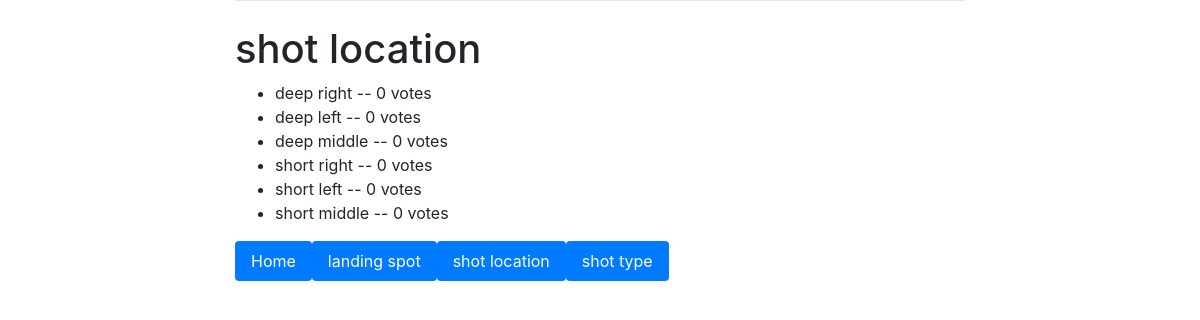
/tracker/2/results/, run on an earlier commit of the app's database.
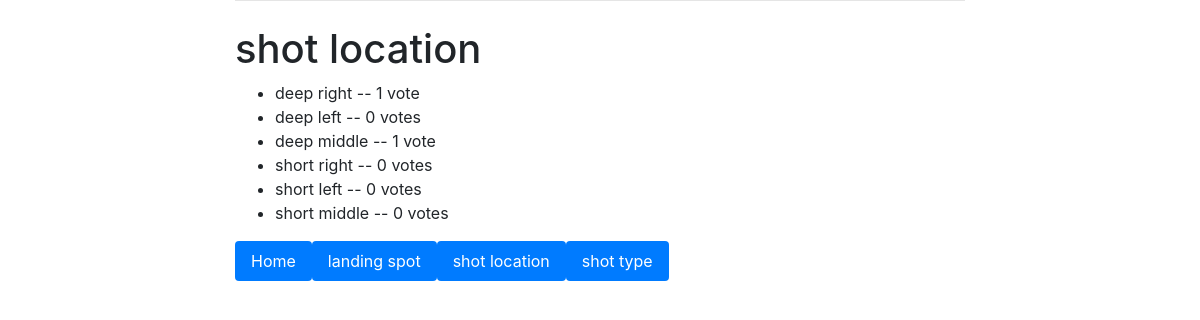
And on a later commit of the database.
### tracker/models.py (models this page shows, shortened)
class Choice(models.Model):
    question = models.ForeignKey(Question, on_delete=models.CASCADE)
    choice_text = models.CharField(max_length=200)
    votes = models.IntegerField(default=0)

### tracker/views.py (the view)
# urls.py: path('<int:pk>/results/', views.ResultsView.as_view(), name='results'),
class ResultsView(generic.DetailView):
    model = Question
    template_name = 'tracker/results.html'

### tracker/templates/tracker/results.html
{% extends 'base.html' %}
{% block content %}
<h1>{{ question.question_text }}</h1>
<ul>
{% for choice in question.choice_set.all %}
    <li>{{ choice.choice_text }} -- {{ choice.votes }} vote{{ choice.votes|pluralize }}</li>
{% endfor %}
</ul>
<ul class="nav nav-pills">
    <li class="nav-item">
    <a class="nav-link active" href="http://127.0.0.1:8000/tracker/">Home</a>
  </li>
  <li class="nav-item">
    <a class="nav-link active" href="http://127.0.0.1:8000/tracker/3/">landing spot</a>
  </li>
  <li class="nav-item">
    <a class="nav-link active" href="http://127.0.0.1:8000/tracker/2/">shot location</a>
  </li>
  <li class="nav-item">
    <a class="nav-link active" href="http://127.0.0.1:8000/tracker/1/">shot type</a>
  </li>
</ul>
{% endblock %}

What changed in the data, as far as the page shows it:
changed Choice "deep right": votes "0" → "1"
changed Choice "deep middle": votes "0" → "1"
